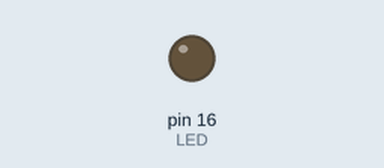
Recording of a sketch running on a simulated Arduino Uno, built with avr-gcc and run on an emulated ATmega328P. On the bench: output pins drawn as LEDs (lit = HIGH).

Above: at 1.5 s.
At 3.5 s:
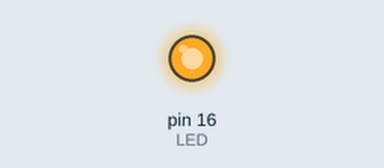
Timing chart, 0 to 5.2 s (numbered marks = the images above):
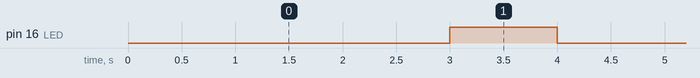

The sketch:

bai2.ino
```cpp
#define LED 16

void setup() {
  pinMode(LED, OUTPUT);
}

void loop() {
  digitalWrite(LED, LOW);
  delay(3000);
  digitalWrite(LED, HIGH);
  delay(1000);
}
```

Measured:
- by itself, pin 16 (LED): alternates HIGH for 1.0 s and LOW for 3.0 s
